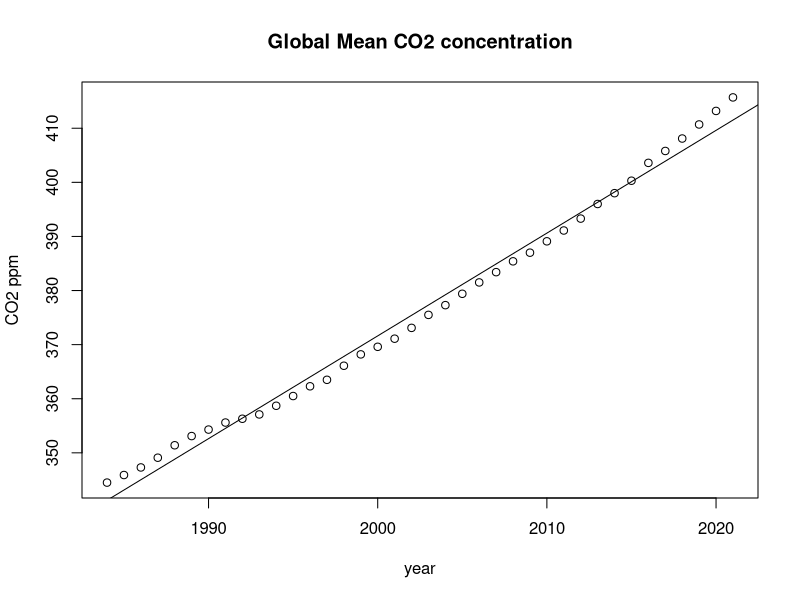
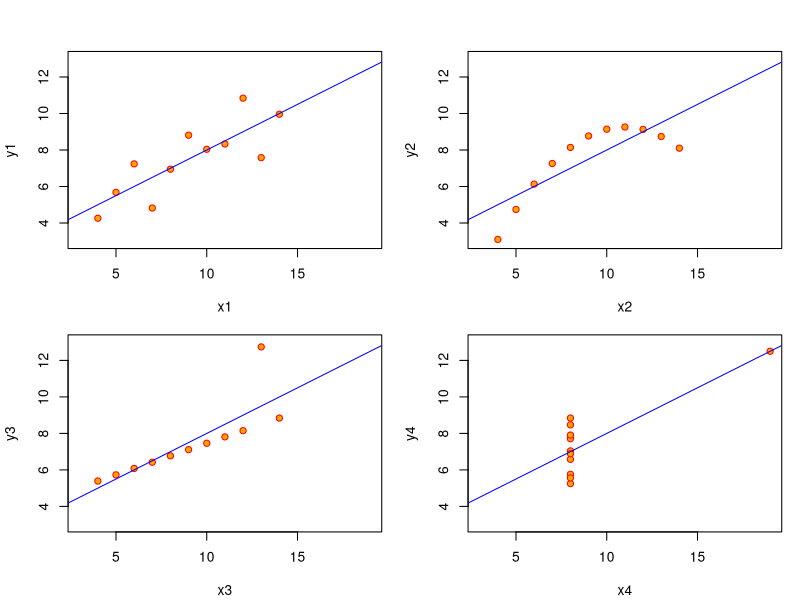
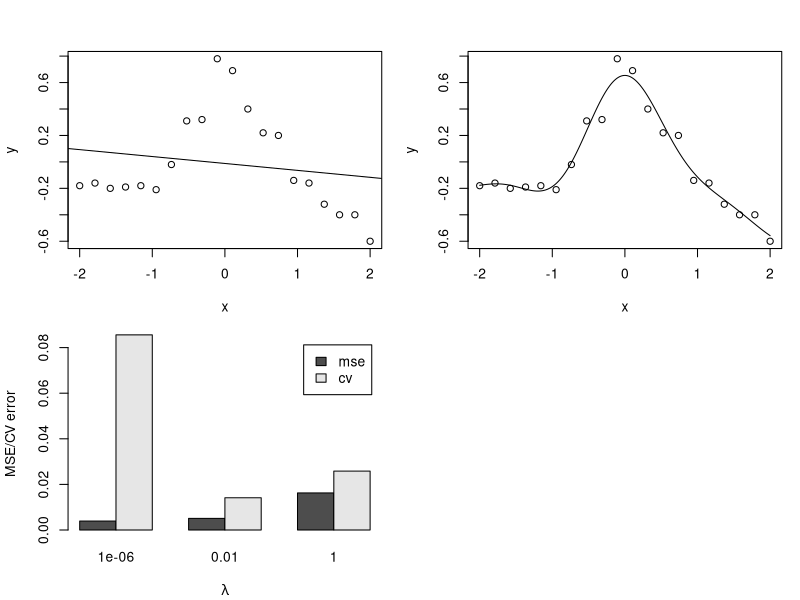

These charts were generated, in order, by the following R code:
## ---- chunk 1
df <- read.csv("co2_annual_20221026.csv")
beta1 <- cov(df$year, df$co2.global.mean.ppm.) / var(df$year)
beta0 <- mean(df$co2.global.mean.ppm.) - beta1 * mean(df$year)
print(c(beta0, beta1))
## ---- chunk 2
lm.co2 <- lm(df$co2.global.mean.ppm. ~ df$year)
print(lm.co2$coefficients)
## ---- chunk 3
plot(df$year, df$co2.global.mean.ppm.,
     main="Global Mean CO2 concentration",
     xlab="year", ylab="CO2 ppm")
abline(lm.co2)
## ---- chunk 4
ff <- y ~ x # <1>
par(mfrow = c(2, 2), mar = 0.1+c(4,4,1,1), oma =  c(0, 0, 2, 0)) # <2>
for (i in 1:4){
  ff[2:3] <- lapply(paste0(c("y", "x"), i), as.name) # <3>
  plot(ff, data=anscombe, col="red", pch=21, bg="orange",
       xlim=c(3, 19), ylim=c(3, 13)) # <4>
  abline(lm(ff, data=anscombe), col="blue")
}
## ---- chunk 5
n <- 20
x <- seq(-2, 2, length.out=n)
y <- c(-0.18, -0.16, -0.2, -0.19, -0.18, -0.21, -0.02,
       0.31, 0.32, 0.78, 0.69, 0.4, 0.22, 0.2, -0.14,
       -0.16, -0.32, -0.4, -0.4, -0.6)
plot(x,y)
abline(lm(y ~ x))
## ---- chunk 6
lambda <- 0.01
calc.ga <- function(x, y, beta=1.0) {
  exp(-beta * (x - y)^2)
}
x.10 <- seq(-2, 2, length.out=n*10)
kmat <- outer(x, x, calc.ga)
alpha <- solve((kmat + lambda * diag(n)), y)
y.10 <- outer(x.10, x, calc.ga) %*% alpha
plot(x, y)
lines(x.10, y.10)
## ---- chunk 7
calc.mse <- function(y, yf) {
  mean((y - yf)^2)
}
calc.cv <- function(y, yf, hii){
  mean(((y - yf) / (1 - hii))^2)
}
lambda=c(1.0e-6, 0.01, 1.0)
mse=rep(0, length(lambda))
cv=rep(0, length(lambda))

i <- 1
for (l in lambda) {
  hmat <- solve((kmat + l * diag(n)), kmat)
  hii <- diag(hmat)
  alpha <- solve((kmat + l * diag(n)), y)
  yf <- outer(x, x, calc.ga) %*% alpha
  mse[i] <- calc.mse(y, yf)
  cv[i] <- calc.cv(y, yf, hii)
  i <- i + 1
}
error <- rbind(mse, cv)
rownames(error) <- c("mse", "cv")
colnames(error) <- lambda
barplot(error, beside=TRUE, legend=TRUE,
        xlab=expression(lambda), ylab="MSE/CV error")
